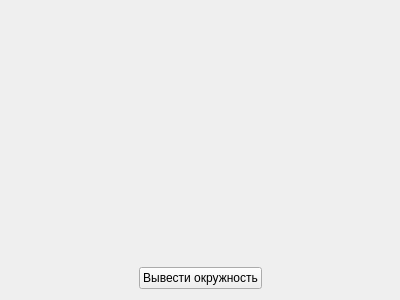
<?xml version="1.0" encoding="UTF-8"?>
<ui version="4.0">
 <class>Form</class>
 <widget class="QWidget" name="Form">
  <property name="geometry">
   <rect>
    <x>0</x>
    <y>0</y>
    <width>400</width>
    <height>300</height>
   </rect>
  </property>
  <property name="sizePolicy">
   <sizepolicy hsizetype="Fixed" vsizetype="Fixed">
    <horstretch>0</horstretch>
    <verstretch>0</verstretch>
   </sizepolicy>
  </property>
  <property name="maximumSize">
   <size>
    <width>400</width>
    <height>300</height>
   </size>
  </property>
  <property name="windowTitle">
   <string>Form</string>
  </property>
  <layout class="QVBoxLayout" name="verticalLayout">
   <item>
    <spacer name="verticalSpacer">
     <property name="orientation">
      <enum>Qt::Vertical</enum>
     </property>
     <property name="sizeHint" stdset="0">
      <size>
       <width>20</width>
       <height>40</height>
      </size>
     </property>
    </spacer>
   </item>
   <item>
    <layout class="QHBoxLayout" name="horizontalLayout">
     <item>
      <spacer name="horizontalSpacer_2">
       <property name="orientation">
        <enum>Qt::Horizontal</enum>
       </property>
       <property name="sizeHint" stdset="0">
        <size>
         <width>40</width>
         <height>20</height>
        </size>
       </property>
      </spacer>
     </item>
     <item>
      <widget class="QPushButton" name="btn">
       <property name="text">
        <string>Вывести окружность</string>
       </property>
      </widget>
     </item>
     <item>
      <spacer name="horizontalSpacer">
       <property name="orientation">
        <enum>Qt::Horizontal</enum>
       </property>
       <property name="sizeHint" stdset="0">
        <size>
         <width>40</width>
         <height>20</height>
        </size>
       </property>
      </spacer>
     </item>
    </layout>
   </item>
  </layout>
 </widget>
 <resources/>
 <connections/>
</ui>
